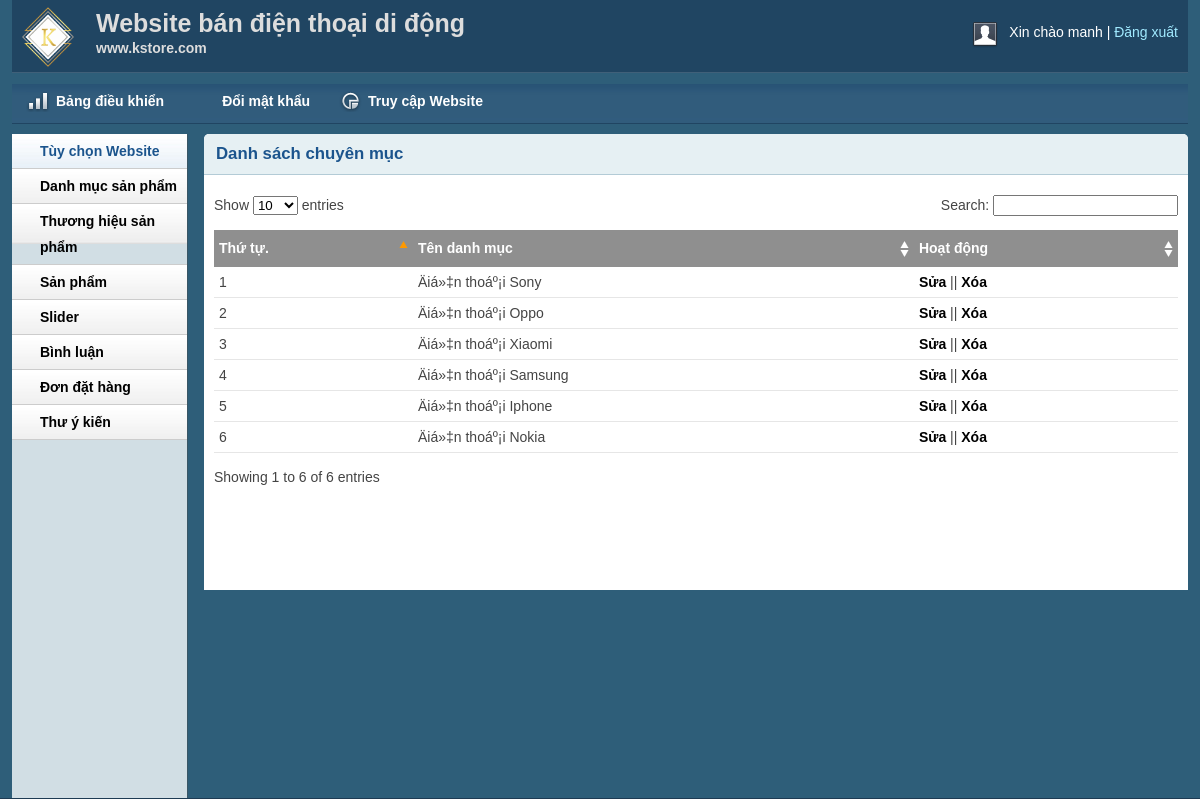
The app's page /DoAn/admin/catlist.php (signed in) with its own data.
### tables this page shows
CREATE TABLE IF NOT EXISTS `tbl_category` (
`catId` int(11) NOT NULL,
  `catName` varchar(255) NOT NULL
);

### DoAn/lib/database.php (called while the page is built, shortened)
<?php
Class Database{
   public $host   = DB_HOST;
   public $user   = DB_USER;
   public $pass   = DB_PASS;
   public $dbname = DB_NAME;
   public $link;
private function connectDB(){
   $this->link = new mysqli($this->host, $this->user, $this->pass,
    $this->dbname);
 }
public function select($query){
  $result = $this->link->query($query) or
   die($this->link->error.__LINE__);
  if($result->num_rows > 0){
    return $result;
  } else {
    return false;
  }
 }
}

### DoAn/classes/category.php (called while the page is built, shortened)
<?php
	$filepath = realpath(dirname(__FILE__));
	include_once ($filepath.'/../lib/database.php');
?>
<?php
	class category
	{
		private $db;
		public function __construct()
		{
			$this->db = new Database();
		}
		public function show_category(){
			$query = "SELECT * FROM tbl_category order by catId desc";
			$result = $this->db->select($query);
			return $result;
		}
	}
?>

### DoAn/admin/catlist.php (the view, shortened to what this page needs)
<?php include 'inc/header.php';?>
<?php include 'inc/sidebar.php';?>
<?php include '../classes/category.php';?>
<?php
    $cat = new category();
?>
        <div class="grid_10">
            <div class="box round first grid">
                <h2>Danh sách chuyên mục</h2>
                <div class="block">
                    <table class="data display datatable" id="example">
					<thead>
						<tr>
							<th>Thứ tự.</th>
							<th>Tên danh mục</th>
							<th>Hoạt động</th>
						</tr>
					</thead>
					<tbody>
						<?php
						$show_cate = $cat->show_category();
						if($show_cate){
							$i = 0;
							while ($result = $show_cate->fetch_assoc()) {
								$i++;
						?>
						<tr class="odd gradeX">
							<td><?php echo $i; ?></td>
							<td><?php echo $result['catName'] ?></td>
							<td><a href="catedit.php?catid=<?php echo $result['catId'] ?>">Sửa</a> || <a onclick = "return confirm('Bạn có muốn xóa?')" href="?delid=<?php echo $result['catId'] ?>">Xóa</a></td>
						</tr>
						<?php
						}
							}
						?>
					</tbody>
				</table>
               </div>
            </div>
        </div>
<?php include 'inc/footer.php';?>

### DoAn/admin/css/text.css (style rules this page uses)
body { font: 13px/1.5 Tahoma, Helvetica, Arial, 'Liberation Sans', FreeSans, sans-serif; }
h2 { font-size: 23px; }
p, dl, hr, h1, h2, h3, h4, h5, h6, ol, ul, pre, table, address, fieldset { margin-bottom: 20px; }

### DoAn/admin/css/grid.css (style rules this page uses)
.grid_1, .grid_2, .grid_3, .grid_4, .grid_5, .grid_6, .grid_7, .grid_8, .grid_9, .grid_10, .grid_11, .grid_12, .grid_13, .grid_14, .grid_15, .grid_16 { display: inline; float: left; margin-left: 1%; margin-right: 1%; }
.container_12 .grid_10 { width: 81.333%; }

### DoAn/admin/css/layout.css (style rules this page uses)
body { background: #fff none repeat scroll 0 0; color: #444; font-size: 14px; padding: 0; }
a { color: #000; font-weight:bold; text-decoration: none; }
h1, h2, h3, h4, h5, h6 { line-height:1.2em; margin-bottom:.3em; }
h2 { margin-top:1em; }
.box { background:#fff; margin-bottom:20px; padding:10px 10px 10px 10px; margin-left:-8px; }
.box.grid { padding-bottom:40px; }
.box.round { -moz-border-radius: 5px 5px 0px 0px; -webkit-border-radius: 5px 5px 0px 0px; border-radius: 5px 5px 0px 0px; }
.box h2 { font-size:1.2em; font-weight:bold; color:#1B548D; background:#E6F0F3; margin:-10px -10px 0 -10px; padding:10px 12px; border-bottom:1px solid #B3CBD6; -moz-border-radius: 5px 5px 0px 0px; -webkit-border-radius: 5px 5px 0px 0px; border-radius: 5px 5px 0px 0px; }
.box.first { min-height: 406px; }
.block { padding-top:20px; }
.block { padding-bottom:1px; }
table.display { margin: 0 auto; clear: both; width: 100%; }
.sorting_asc { background: #8f8f8f url(../img/table/sort_asc.png) no-repeat center right; padding:8px 5px; text-align:left; color:#fff; }
.sorting { background:#8f8f8f url(../img/table/sort_both.png) no-repeat center right; padding:8px 5px; text-align:left; color:#fff; }
tr.odd { height: 30px; line-height: 30px; border-bottom:1px solid #e6e6e6; }
tr.even { height: 30px; line-height: 30px; border-bottom:1px solid #e6e6e6; }
tr.odd td, tr.even td { padding-left:5px; }

### records on screen
tbl_category: catName "Äiá»‡n thoáº¡i Sony"
tbl_category: catName "Äiá»‡n thoáº¡i Oppo"
tbl_category: catName "Äiá»‡n thoáº¡i Xiaomi"
tbl_category: catName "Äiá»‡n thoáº¡i Samsung"
tbl_category: catName "Äiá»‡n thoáº¡i Iphone"
tbl_category: catName "Äiá»‡n thoáº¡i Nokia"

### other values on screen
Session::get('adminName') "manh"
